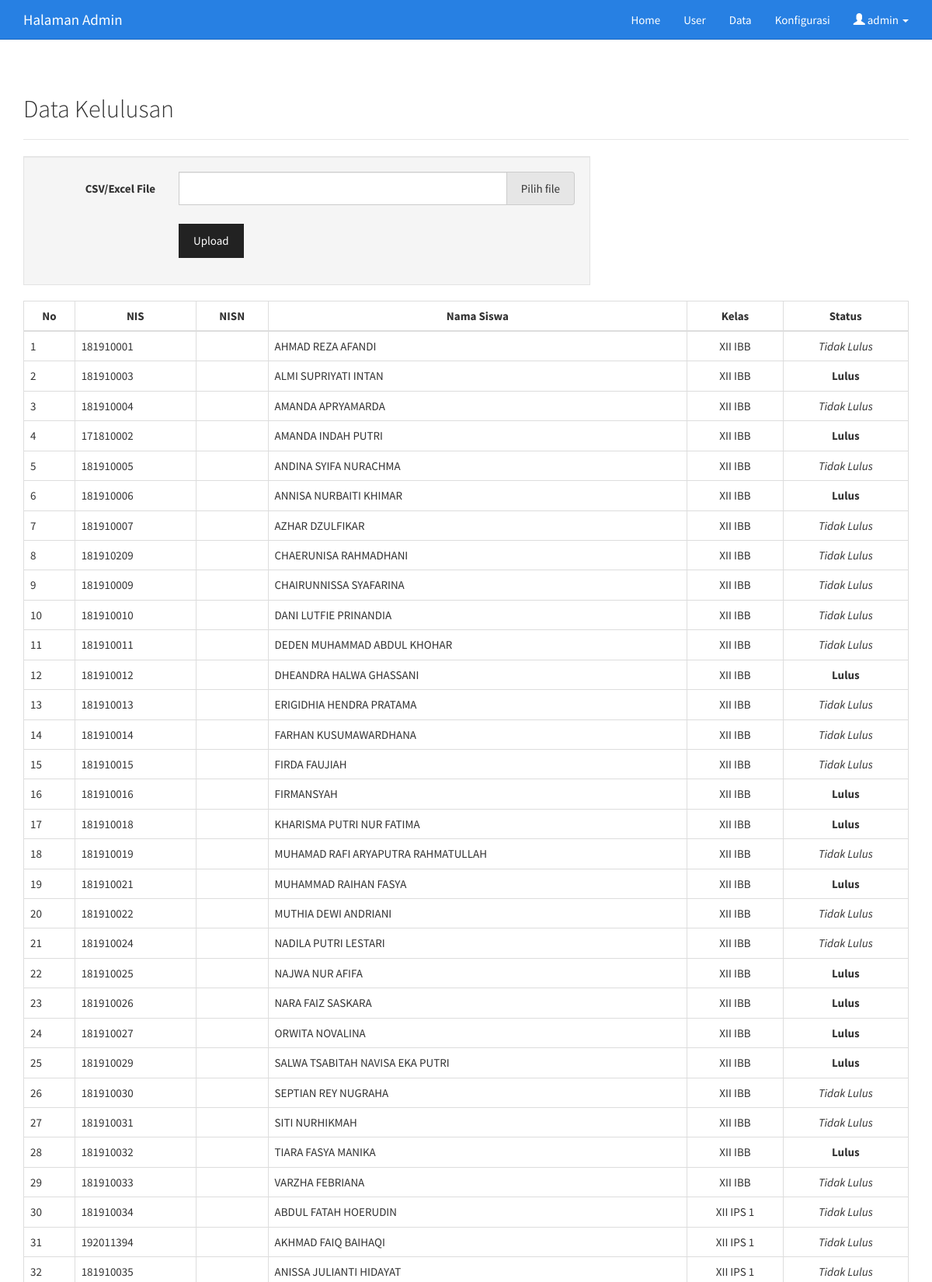
Screenshot of /admin/data.php (signed in, upper part) with the database file from the repository.
### tables this page shows
CREATE TABLE `un_siswa` (
  `no_nis` varchar(12) NOT NULL,
  `nama` varchar(50) NOT NULL,
  `jur` varchar(50) NOT NULL,
  `status` tinyint(4) NOT NULL
);

### admin/data.php (the view, shortened to what this page needs)
<?php
if (isset($_SESSION['logged']) && !empty($_SESSION['logged'])) {
	include "../database.php";
	include '_header.php';
?>
	<div class="container">
		<h2>Data Kelulusan</h2>
		<hr>
		<div class="row col-sm-8">
			<form class="form-horizontal well" method="post" action="data_upload.php" enctype="multipart/form-data">
				<div class="form-group">
					<label for="importCsv" class="col-sm-3 control-label">CSV/Excel File</label>
					<div class="col-sm-9">
						<div class="fileinput fileinput-new input-group" data-provides="fileinput">
							<div class="form-control" data-trigger="fileinput">
							</div>
							<span class="input-group-addon btn btn-default btn-file">
								<span class="fileinput-new">Pilih file</span>
							</span>
						</div>
					</div>
				</div>
				<div class="form-group">
					<div class="col-sm-offset-3 col-sm-9">
						<button type="submit" name="submit" class="btn btn-default">Upload</button>
					</div>
				</div>
			</form>
		</div>
	</div>
	<div class="row">
		<div class="container">
			<table class="table table-bordered">
				<thead>
					<tr>
						<th rowspan="2" style="text-align:center">No</th>
						<th rowspan="2" style="text-align:center">NIS</th>
						<th rowspan="2" style="text-align:center">NISN</th>
						<th rowspan="2" style="text-align:center">Nama Siswa</th>
						<th rowspan="2" style="text-align:center">Kelas</th>
						<th rowspan="2" style="text-align:center">Status</th>
					</tr>
				</thead>
				<tbody>
					<?php
					$batas = 50;
					$halaman = isset($_GET['halaman']) ? (int)$_GET['halaman'] : 1;
					$halaman_awal = ($halaman > 1) ? ($halaman * $batas) - $batas : 0;
					$data_qsiswa = mysqli_query($db_conn, "SELECT * FROM un_siswa ORDER BY jur,nama limit $halaman_awal, $batas");
					$no = $halaman_awal + 1;
					if (mysqli_num_rows($data_qsiswa) > 0) {
						while ($data = mysqli_fetch_array($data_qsiswa)) {
							echo '<tr>';
							echo '<td>' . $no++;
							echo '<td>' . $data['no_nis'] . '</td>';
							echo '<td>' . $data['no_nisn'] . '</td>';
							echo '<td>' . $data['nama'] . '</td>';
							echo '<td style="text-align:center">' . $data['jur'] . '</td>';
							echo '<td style="text-align:center">';
							echo ($data['status'] == 1) ? '<b>Lulus<b>' : '<em>Tidak Lulus</em>';
							echo '</td>';
							echo '</tr>';
						}
					} else {
						echo '<tr><td colspan="8"><em>Belum ada data! Segera lakukan upload data.</em></td></tr>';
					}
					?>
				</tbody>
			</table>
		</div>
	</div>
<?php
	include '_footer.php';
} else {
	header('Location: ./login.php');
}
?>

### admin/_header.php (shortened to what this page needs)
<?php
if (isset($_SESSION['logged']) && !empty($_SESSION['logged'])) {
?>
	<!DOCTYPE html>
	<html>
	<head>
		<link href="../css/bootstrap.min.css" rel="stylesheet">
		<link href="../css/jasny-bootstrap.min.css" rel="stylesheet">
	</head>
	<body>
		<nav class="navbar navbar-inverse navbar-static-top">
			<div class="container">
				<div class="navbar-header">
					<a class="navbar-brand" href="./">Halaman Admin</a>
				</div>
				<div id="navbar" class="collapse navbar-collapse">
					<ul class="nav navbar-nav navbar-right">
						<li><a href="./">Home</a></li>
						<li><a href="user.php">User</a></li>
						<li><a href="data.php">Data</a></li>
						<li><a href="konfigurasi.php">Konfigurasi</a></li>
						<li class="dropdown">
							<a href="#" class="dropdown-toggle" data-toggle="dropdown" role="button" aria-expanded="true">
								<span class="glyphicon glyphicon-user" aria-hidden="true"></span> <?php echo $_SESSION['username']; ?> <span class="caret"></span>
							</a>
						</li>
					</ul>
				</div>
			</div>
		</nav>
	<?php
} else {
	header('Location: ./login.php');
}
	?>

### admin/_footer.php (shortened to what this page needs)
<?php
if(isset($_SESSION['logged']) && !empty($_SESSION['logged'])){
?>
</body>
</html>
<?php
} else {
	header('Location: ./login.php');
}
?>

### admin/_header.php (style rules this page uses)
html { position: relative; min-height: 100%; }
body { margin-bottom: 60px; }
body>.container { padding: 30px 15px 0; }

### rows the page displays
un_siswa: no_nis "181910001", nama "AHMAD REZA AFANDI", jur "XII IBB", status "Tidak Lulus"
un_siswa: no_nis "181910003", nama "ALMI SUPRIYATI INTAN", jur "XII IBB", status "Lulus"
un_siswa: no_nis "181910004", nama "AMANDA APRYAMARDA", jur "XII IBB", status "Tidak Lulus"
un_siswa: no_nis "171810002", nama "AMANDA INDAH PUTRI", jur "XII IBB", status "Lulus"
un_siswa: no_nis "181910005", nama "ANDINA SYIFA NURACHMA", jur "XII IBB", status "Tidak Lulus"
un_siswa: no_nis "181910006", nama "ANNISA NURBAITI KHIMAR", jur "XII IBB", status "Lulus"
un_siswa: no_nis "181910007", nama "AZHAR DZULFIKAR", jur "XII IBB", status "Tidak Lulus"
un_siswa: no_nis "181910209", nama "CHAERUNISA RAHMADHANI", jur "XII IBB", status "Tidak Lulus"
un_siswa: no_nis "181910009", nama "CHAIRUNNISSA SYAFARINA", jur "XII IBB", status "Tidak Lulus"
un_siswa: no_nis "181910010", nama "DANI LUTFIE PRINANDIA", jur "XII IBB", status "Tidak Lulus"
un_siswa: no_nis "181910011", nama "DEDEN MUHAMMAD ABDUL KHOHAR", jur "XII IBB", status "Tidak Lulus"
un_siswa: no_nis "181910012", nama "DHEANDRA HALWA GHASSANI", jur "XII IBB", status "Lulus"
un_siswa: no_nis "181910013", nama "ERIGIDHIA HENDRA PRATAMA", jur "XII IBB", status "Tidak Lulus"
un_siswa: no_nis "181910014", nama "FARHAN KUSUMAWARDHANA", jur "XII IBB", status "Tidak Lulus"
un_siswa: no_nis "181910015", nama "FIRDA FAUJIAH", jur "XII IBB", status "Tidak Lulus"
un_siswa: no_nis "181910016", nama "FIRMANSYAH", jur "XII IBB", status "Lulus"
un_siswa: no_nis "181910018", nama "KHARISMA PUTRI NUR FATIMA", jur "XII IBB", status "Lulus"
un_siswa: no_nis "181910019", nama "MUHAMAD RAFI ARYAPUTRA RAHMATULLAH", jur "XII IBB", status "Tidak Lulus"
un_siswa: no_nis "181910021", nama "MUHAMMAD RAIHAN FASYA", jur "XII IBB", status "Lulus"
un_siswa: no_nis "181910022", nama "MUTHIA DEWI ANDRIANI", jur "XII IBB", status "Tidak Lulus"
un_siswa: no_nis "181910024", nama "NADILA PUTRI LESTARI", jur "XII IBB", status "Tidak Lulus"
un_siswa: no_nis "181910025", nama "NAJWA NUR AFIFA", jur "XII IBB", status "Lulus"
un_siswa: no_nis "181910026", nama "NARA FAIZ SASKARA", jur "XII IBB", status "Lulus"
un_siswa: no_nis "181910027", nama "ORWITA NOVALINA", jur "XII IBB", status "Lulus"
un_siswa: no_nis "181910029", nama "SALWA TSABITAH NAVISA EKA PUTRI", jur "XII IBB", status "Lulus"
un_siswa: no_nis "181910030", nama "SEPTIAN REY NUGRAHA", jur "XII IBB", status "Tidak Lulus"
un_siswa: no_nis "181910031", nama "SITI NURHIKMAH", jur "XII IBB", status "Tidak Lulus"
un_siswa: no_nis "181910032", nama "TIARA FASYA MANIKA", jur "XII IBB", status "Lulus"
un_siswa: no_nis "181910033", nama "VARZHA FEBRIANA", jur "XII IBB", status "Tidak Lulus"
un_siswa: no_nis "181910034", nama "ABDUL FATAH HOERUDIN", jur "XII IPS 1", status "Tidak Lulus"
un_siswa: no_nis "192011394", nama "AKHMAD FAIQ BAIHAQI", jur "XII IPS 1", status "Tidak Lulus"
un_siswa: no_nis "181910035", nama "ANISSA JULIANTI HIDAYAT", jur "XII IPS 1", status "Tidak Lulus"

### other values shown
$_SESSION['username'] "admin"
